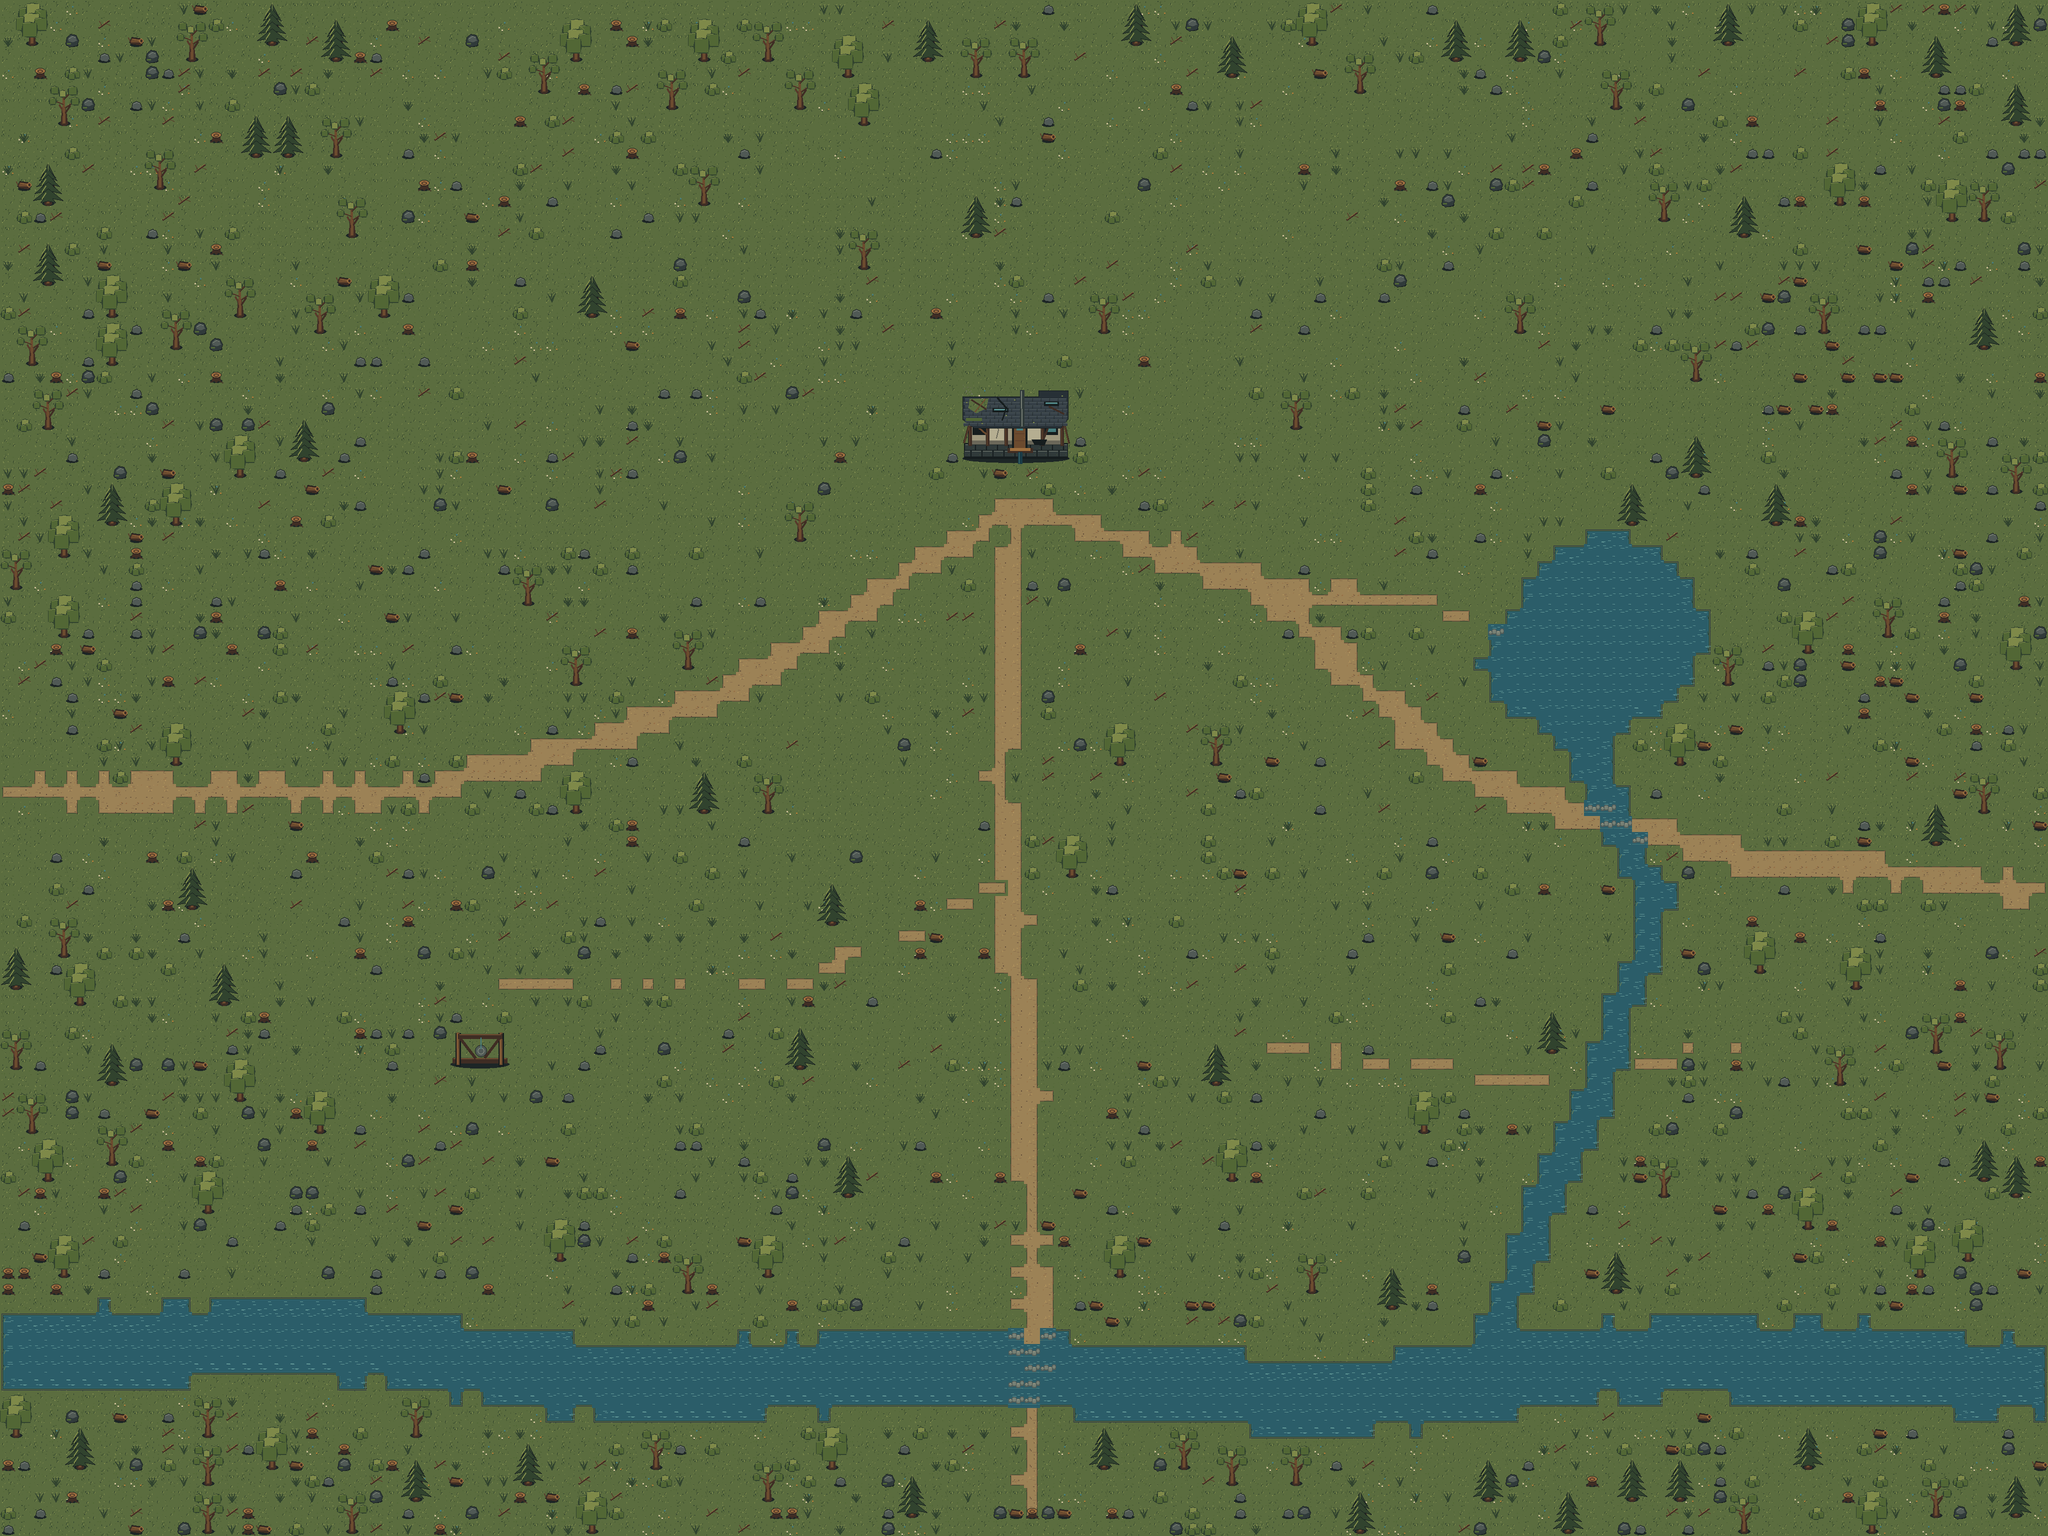

The image is a tile-based game level rendered from a .tmx file. Its description and source (layers, tilesets, objects; grid data summarised) follow:
An orthogonal 128x96 tile map with 32x32 px tiles, 14 tile layers (Ground, Ground_Detail, Water, Path, ...), 21 hidden layers not drawn, 4 tilesets and 66 objects (11x collision, 6x spawn, 5x no_build, 5x interaction, 4x buildable_reserved, ...).

<map version="1.10" tiledversion="1.12.2" orientation="orthogonal" renderorder="right-down" width="128" height="96" tilewidth="32" tileheight="32" infinite="0" class="estate_map_candidate" nextlayerid="63" nextobjectid="67">
  <properties>
    <property name="mapId" value="home_h01_open_meadow" />
    <property name="estateTypeId" value="H01" />
    <property name="displayNameZh" value="开阔草甸" />
    <property name="assetStatus" value="h01_layout_candidate_batch_001" />
    <property name="artCandidateBatch" value="h01_open_meadow_layout_batch_001" />
    <property name="authoritativeSource" type="bool" value="true" />
    <property name="derivedPreviewOnly" type="bool" value="false" />
    <property name="tileSizePixels" type="int" value="32" />
    <property name="logicalViewport" value="640x360" />
    <property name="targetOutput" value="1280x720,1920x1080" />
    <property name="layoutStatus" value="independent_review_feedback_addressed_pending_user_layout_approval" />
    <property name="independentReview" value="postfix_audit_passed_no_must_or_should" />
    <property name="pipelineBenchmark" value="home_h03_forest_hollow_batch_007" />
    <property name="stateCompositionMode" value="orthogonal_season_development_anomaly" />
    <property name="developmentProfile" value="runtime_selected" />
    <property name="seasonProfile" value="runtime_selected_pending_h01_art_pass" />
    <property name="anomalyProfile" value="runtime_selected_pending_h01_art_pass" />
    <property name="farmableEligibilityRule" value="all_empty_land_without_water_path_fixed_object_or_system_safety_conflict" />
    <property name="farmableMayOverlapBuildable" type="bool" value="true" />
    <property name="fishingCastRule" value="any_walkable_origin_if_cast_endpoint_hits_fishable_water" />
    <property name="fixedFishingSpots" type="bool" value="false" />
    <property name="bridgeCellsFishable" type="bool" value="false" />
    <property name="estateSelectionLocked" type="bool" value="true" />
    <property name="transitionConsumesGameTime" type="bool" value="false" />
    <property name="runtimeIntegrated" type="bool" value="false" />
    <property name="shippingApproval" type="bool" value="false" />
    <property name="sourceConceptPixelsUsed" type="bool" value="false" />
    <property name="sourceConceptRole" value="late_game_build_potential_reference_only" />
    <property name="tiledPointCoordinatePolicy" value="object_xy_is_tile_cell_origin" />
    <property name="godotPointCoordinatePolicy" value="convert_to_cell_center_plus_16px" />
    <property name="semanticImportStrategy" value="visual_layers_plus_project_owned_semantic_postprocessor" />
    <property name="layerDispositionContract" value="../../../../estate-pipeline-v1/TILED_TO_GODOT_DISPOSITION_V1.json" />
    <property name="developmentStateComposition" value="cumulative" />
    <property name="developmentStateOrder" value="derelict,reclaimed,expanded,mature" />
    <property name="semanticMaskAuthority" value="tile_masks_override_bounds_objects" />
    <property name="fishEcologyAuthority" value="Mask_Fishing_Ecology_PondBrook+Mask_Fishing_Ecology_SouthStream" />
  </properties>
  <tileset firstgid="1" source="tilesets/h01_layout_terrain.tsx" />
  <tileset firstgid="257" source="tilesets/h01_layout_objects.tsx" />
  <tileset firstgid="513" source="tilesets/h01_layout_architecture.tsx" />
  <tileset firstgid="1025" source="tilesets/h01_layout_logic.tsx" />
  <layer id="1" name="Ground" width="128" height="96">
    <properties>
      <property name="role" value="base_ground" />
    </properties>
    <data>[12288 cells, 12288 non-empty, 8 distinct tile ids]</data>
  </layer>
  <layer id="2" name="Ground_Detail" width="128" height="96">
    <properties>
      <property name="role" value="ground_detail" />
    </properties>
    <data>[12288 cells, 671 non-empty, 1 distinct tile ids]</data>
  </layer>
  <layer id="3" name="Water" width="128" height="96">
    <properties>
      <property name="role" value="fishable_water_visual" />
    </properties>
    <data>[12288 cells, 889 non-empty, 12 distinct tile ids]</data>
  </layer>
  <layer id="4" name="Path" width="128" height="96">
    <properties>
      <property name="role" value="base_path_and_permanent_crossings" />
    </properties>
    <data>[12288 cells, 405 non-empty, 16 distinct tile ids]</data>
  </layer>
  <layer id="58" name="Development_Derelict_PathHint" width="128" height="96">
    <properties>
      <property name="role" value="broken_future_route_readability_hint" />
      <property name="stateAxis" value="development" />
      <property name="stateValue" value="derelict" />
      <property name="activationRule" value="exact_state" />
      <property name="authority" value="visual_only_no_gameplay_permission" />
    </properties>
    <data>[12288 cells, 42 non-empty, 8 distinct tile ids]</data>
  </layer>
  <layer id="8" name="Objects_Back" width="128" height="96">
    <properties>
      <property name="role" value="fixed_objects_back" />
    </properties>
    <data>[12288 cells, 144 non-empty, 18 distinct tile ids]</data>
  </layer>
  <layer id="9" name="Development_Derelict_Back" width="128" height="96">
    <properties>
      <property name="stateAxis" value="development" />
      <property name="stateValue" value="derelict" />
      <property name="activationRule" value="exact_state" />
    </properties>
    <data>[12288 cells, 219 non-empty, 41 distinct tile ids]</data>
  </layer>
  <layer id="10" name="Development_Derelict" width="128" height="96">
    <properties>
      <property name="stateAxis" value="development" />
      <property name="persistence" value="per_cell_stable_seed" />
      <property name="clearRule" value="persist_removed_resource_by_cell_and_stable_resource_id" />
      <property name="stateValue" value="derelict" />
      <property name="activationRule" value="exact_state" />
    </properties>
    <data>[12288 cells, 1746 non-empty, 8 distinct tile ids]</data>
  </layer>
  <layer id="11" name="Development_Reclaimed_Back" width="128" height="96" visible="0">
    <properties>
      <property name="stateAxis" value="development" />
      <property name="stateValue" value="reclaimed" />
      <property name="activationRule" value="at_or_above_reclaimed" />
    </properties>
    <data>[12288 cells, 9 non-empty, 9 distinct tile ids]</data>
  </layer>
  <layer id="12" name="Development_Reclaimed" width="128" height="96" visible="0">
    <properties>
      <property name="stateAxis" value="development" />
      <property name="stateValue" value="reclaimed" />
      <property name="activationRule" value="at_or_above_reclaimed" />
    </properties>
    <data>[12288 cells, 82 non-empty, 12 distinct tile ids]</data>
  </layer>
  <layer id="13" name="Development_Expanded_Back" width="128" height="96" visible="0">
    <properties>
      <property name="stateAxis" value="development" />
      <property name="stateValue" value="expanded" />
      <property name="activationRule" value="at_or_above_expanded" />
    </properties>
    <data>[12288 cells, 35 non-empty, 35 distinct tile ids]</data>
  </layer>
  <layer id="14" name="Development_Expanded" width="128" height="96" visible="0">
    <properties>
      <property name="stateAxis" value="development" />
      <property name="stateValue" value="expanded" />
      <property name="activationRule" value="at_or_above_expanded" />
    </properties>
    <data>[12288 cells, 0 non-empty, 0 distinct tile ids]</data>
  </layer>
  <layer id="15" name="Development_Mature" width="128" height="96" visible="0">
    <properties>
      <property name="stateAxis" value="development" />
      <property name="stateValue" value="mature" />
      <property name="activationRule" value="at_or_above_mature" />
    </properties>
    <data>[12288 cells, 269 non-empty, 2 distinct tile ids]</data>
  </layer>
  <layer id="16" name="Characters" width="128" height="96">
    <properties>
      <property name="role" value="character_runtime_slot" />
    </properties>
    <data>[12288 cells, 0 non-empty, 0 distinct tile ids]</data>
  </layer>
  <layer id="17" name="Development_Derelict_Front" width="128" height="96">
    <properties>
      <property name="stateAxis" value="development" />
      <property name="role" value="front" />
      <property name="stateValue" value="derelict" />
      <property name="activationRule" value="exact_state" />
    </properties>
    <data>[12288 cells, 403 non-empty, 47 distinct tile ids]</data>
  </layer>
  <layer id="18" name="Objects_Front" width="128" height="96">
    <properties>
      <property name="role" value="fixed_objects_front" />
    </properties>
    <data>[12288 cells, 264 non-empty, 12 distinct tile ids]</data>
  </layer>
  <layer id="19" name="Development_Reclaimed_Front" width="128" height="96" visible="0">
    <properties>
      <property name="stateAxis" value="development" />
      <property name="role" value="front" />
      <property name="stateValue" value="reclaimed" />
      <property name="activationRule" value="at_or_above_reclaimed" />
    </properties>
    <data>[12288 cells, 0 non-empty, 0 distinct tile ids]</data>
  </layer>
  <layer id="20" name="Development_Expanded_Front" width="128" height="96" visible="0">
    <properties>
      <property name="stateAxis" value="development" />
      <property name="role" value="front" />
      <property name="stateValue" value="expanded" />
      <property name="activationRule" value="at_or_above_expanded" />
    </properties>
    <data>[12288 cells, 35 non-empty, 35 distinct tile ids]</data>
  </layer>
  <layer id="21" name="Effects" width="128" height="96">
    <properties>
      <property name="role" value="runtime_effect_slot" />
    </properties>
    <data>[12288 cells, 0 non-empty, 0 distinct tile ids]</data>
  </layer>
  <layer id="22" name="Season_Spring" width="128" height="96">
    <properties>
      <property name="stateAxis" value="season" />
      <property name="artStatus" value="hook_only" />
      <property name="stateValue" value="spring" />
    </properties>
    <data>[12288 cells, 0 non-empty, 0 distinct tile ids]</data>
  </layer>
  <layer id="23" name="Season_Summer" width="128" height="96" visible="0">
    <properties>
      <property name="stateAxis" value="season" />
      <property name="artStatus" value="pending" />
      <property name="stateValue" value="summer" />
    </properties>
    <data>[12288 cells, 0 non-empty, 0 distinct tile ids]</data>
  </layer>
  <layer id="24" name="Season_Autumn" width="128" height="96" visible="0">
    <properties>
      <property name="stateAxis" value="season" />
      <property name="artStatus" value="pending" />
      <property name="stateValue" value="autumn" />
    </properties>
    <data>[12288 cells, 0 non-empty, 0 distinct tile ids]</data>
  </layer>
  <layer id="25" name="Season_Winter" width="128" height="96" visible="0">
    <properties>
      <property name="stateAxis" value="season" />
      <property name="artStatus" value="pending" />
      <property name="stateValue" value="winter" />
    </properties>
    <data>[12288 cells, 0 non-empty, 0 distinct tile ids]</data>
  </layer>
  <layer id="26" name="Anomaly_Light" width="128" height="96" visible="0" opacity="0.55">
    <properties>
      <property name="stateAxis" value="anomaly" />
      <property name="artStatus" value="pending" />
      <property name="stateValue" value="light" />
    </properties>
    <data>[12288 cells, 0 non-empty, 0 distinct tile ids]</data>
  </layer>
  <layer id="27" name="Anomaly_Medium" width="128" height="96" visible="0" opacity="0.55">
    <properties>
      <property name="stateAxis" value="anomaly" />
      <property name="artStatus" value="pending" />
      <property name="stateValue" value="medium" />
    </properties>
    <data>[12288 cells, 0 non-empty, 0 distinct tile ids]</data>
  </layer>
  <layer id="28" name="Bridge_Mask" width="128" height="96" visible="0" opacity="0.5">
    <properties>
      <property name="authority" value="permanent_crossing_exclusion" />
    </properties>
    <data>[12288 cells, 16 non-empty, 1 distinct tile ids]</data>
  </layer>
  <layer id="37" name="Mask_Collision_Water" width="128" height="96" visible="0" opacity="0.5">
    <properties>
      <property name="authority" value="base_water_collision" />
    </properties>
    <data>[12288 cells, 873 non-empty, 1 distinct tile ids]</data>
  </layer>
  <layer id="38" name="Mask_Farmable" width="128" height="96" visible="0" opacity="0.5">
    <properties>
      <property name="authority" value="farmable" />
    </properties>
    <data>[12288 cells, 10068 non-empty, 1 distinct tile ids]</data>
  </layer>
  <layer id="39" name="Mask_Buildable_Free" width="128" height="96" visible="0" opacity="0.5">
    <properties>
      <property name="authority" value="buildable_free" />
    </properties>
    <data>[12288 cells, 8818 non-empty, 1 distinct tile ids]</data>
  </layer>
  <layer id="40" name="Mask_Buildable_Reserved" width="128" height="96" visible="0" opacity="0.5">
    <properties>
      <property name="authority" value="buildable_reserved" />
    </properties>
    <data>[12288 cells, 921 non-empty, 1 distinct tile ids]</data>
  </layer>
  <layer id="41" name="Mask_NoBuild" width="128" height="96" visible="0" opacity="0.5">
    <properties>
      <property name="authority" value="no_build" />
    </properties>
    <data>[12288 cells, 1683 non-empty, 1 distinct tile ids]</data>
  </layer>
  <layer id="59" name="Portal_Future_Region_Locked_Visual" width="128" height="96">
    <properties>
      <property name="role" value="conditional_portal_lock_visual" />
      <property name="stateAxis" value="story" />
      <property name="stateValue" value="locked" />
      <property name="stableLockId" value="collision.home.h01.future_region_lock" />
      <property name="unlockCondition" value="story.home.h01.future_region_unlocked" />
      <property name="operation" value="hide_when_unlocked" />
    </properties>
    <data>[12288 cells, 5 non-empty, 3 distinct tile ids]</data>
  </layer>
  <layer id="60" name="Mask_Crossing_Development_Reclaimed" width="128" height="96" visible="0" opacity="0.5">
    <properties>
      <property name="authority" value="development_crossing_override" />
      <property name="stateAxis" value="development" />
      <property name="stateValue" value="reclaimed" />
      <property name="activationRule" value="at_or_above_reclaimed" />
      <property name="operation" value="remove_water_collision_fishable_and_ecology_when_active" />
      <property name="stableCrossingId" value="crossing.home.h01.reclaimed_east_brook" />
      <property name="ecologyMasksAffected" value="Mask_Fishing_Ecology_PondBrook|Mask_Fishing_Ecology_SouthStream" />
    </properties>
    <data>[12288 cells, 4 non-empty, 1 distinct tile ids]</data>
  </layer>
  <layer id="61" name="Mask_Fishing_Ecology_PondBrook" width="128" height="96" visible="0" opacity="0.5">
    <properties>
      <property name="authority" value="fishing_ecology" />
      <property name="ecologyZoneId" value="fish_ecology.h01.pond_brook" />
      <property name="operation" value="set_profile" />
    </properties>
    <data>[12288 cells, 237 non-empty, 1 distinct tile ids]</data>
  </layer>
  <layer id="62" name="Mask_Fishing_Ecology_SouthStream" width="128" height="96" visible="0" opacity="0.5">
    <properties>
      <property name="authority" value="fishing_ecology" />
      <property name="ecologyZoneId" value="fish_ecology.h01.south_stream" />
      <property name="operation" value="set_profile" />
    </properties>
    <data>[12288 cells, 636 non-empty, 1 distinct tile ids]</data>
  </layer>
  <objectgroup id="42" name="Collision" color="#ff4040" visible="0">
    <properties>
      <property name="waterCollisionAuthority" value="Mask_Collision_Water" />
    </properties>
    <object id="1" name="boundary_north" class="collision" x="0" y="0" width="4096" height="32">
      <properties>
        <property name="kind" value="map_boundary" />
      </properties>
    </object>
    <object id="2" name="boundary_south_west" class="collision" x="0" y="3040" width="1984" height="32">
      <properties>
        <property name="kind" value="map_boundary" />
      </properties>
    </object>
    <object id="3" name="boundary_south_east" class="collision" x="2144" y="3040" width="1952" height="32">
      <properties>
        <property name="kind" value="map_boundary" />
      </properties>
    </object>
    </objectgroup>
  <objectgroup id="43" name="Farmable" color="#85d45c" visible="0">
    <properties>
      <property name="maskLayer" value="Mask_Farmable" />
      <property name="boundsOnly" type="bool" value="true" />
      <property name="authorityPriority" value="mask_over_bounds" />
    </properties>
    <!-- 3 objects omitted --></objectgroup>
  <objectgroup id="44" name="Buildable_Free" color="#4fc3f7" visible="0">
    <properties>
      <property name="maskLayer" value="Mask_Buildable_Free" />
      <property name="boundsOnly" type="bool" value="true" />
      <property name="authorityPriority" value="mask_over_bounds" />
    </properties>
    <!-- 3 objects omitted --></objectgroup>
  <objectgroup id="45" name="Buildable_Reserved" color="#ffd166" visible="0">
    <properties>
      <property name="maskLayer" value="Mask_Buildable_Reserved" />
      <property name="boundsOnly" type="bool" value="true" />
      <property name="authorityPriority" value="mask_over_bounds" />
    </properties>
    <!-- 4 objects omitted --></objectgroup>
  <objectgroup id="46" name="NoBuild" color="#ef476f" visible="0">
    <properties>
      <property name="maskLayer" value="Mask_NoBuild" />
      <property name="boundsOnly" type="bool" value="true" />
      <property name="authorityPriority" value="mask_over_bounds" />
      <property name="shoreBufferAuthority" value="Mask_NoBuild" />
    </properties>
    <!-- 5 objects omitted --></objectgroup>
  <objectgroup id="47" name="Spawn" color="#06d6a0" visible="0">
    <!-- 6 objects omitted --></objectgroup>
  <objectgroup id="48" name="Portal" color="#118ab2" visible="0">
    <properties>
      <property name="transitionConsumesGameTime" type="bool" value="false" />
    </properties>
    <!-- 3 objects omitted --></objectgroup>
  <objectgroup id="49" name="NpcAnchor" color="#8338ec" visible="0">
    <!-- 3 objects omitted --></objectgroup>
  <objectgroup id="50" name="Interaction" color="#ff9f1c" visible="0">
    <!-- 5 objects omitted --></objectgroup>
  <objectgroup id="51" name="StoryTrigger" color="#e63946" visible="0">
    <!-- 3 objects omitted --></objectgroup>
  <objectgroup id="52" name="ResourceSpawnZone" color="#9b5de5" visible="0">
    <!-- 4 objects omitted --></objectgroup>
  <objectgroup id="53" name="SeasonalResourceZone" color="#00b4d8" visible="0">
    <!-- 4 objects omitted --></objectgroup>
  <objectgroup id="54" name="FishingEcologyZone" color="#3a86ff" visible="0">
    <properties>
      <property name="boundsOnly" type="bool" value="true" />
      <property name="authorityPriority" value="mask_over_bounds" />
      <property name="maskLayers" value="Mask_Fishing_Ecology_PondBrook|Mask_Fishing_Ecology_SouthStream" />
      <property name="operation" value="set_profile" />
    </properties>
    <!-- 2 objects omitted --></objectgroup>
  <objectgroup id="55" name="FishingAccessQA" color="#48cae4" visible="0">
    <!-- 4 objects omitted --></objectgroup>
  <objectgroup id="56" name="Occlusion" color="#577590" visible="0">
    <!-- 3 objects omitted --></objectgroup>
  <objectgroup id="57" name="AnomalyStateAnchor" color="#b5179e" visible="0">
    <!-- 3 objects omitted --></objectgroup>
</map>
<!-- 63 of 66 objects omitted -->
